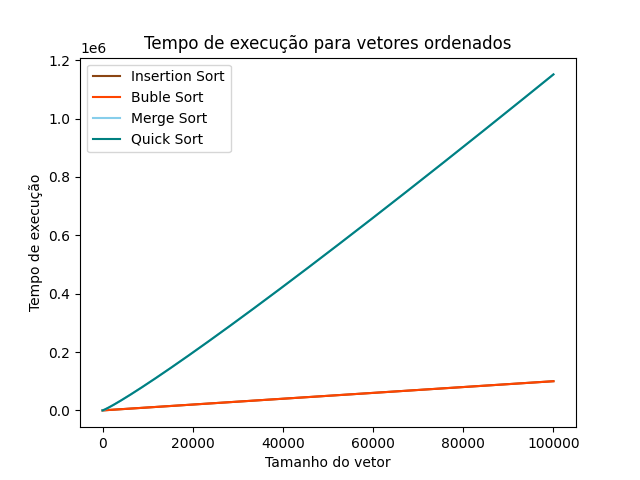

Generate this figure with Python:

import numpy as np
import matplotlib.pyplot as plt



n = [i for i in range(1, 100000)]
colors = ['#8B4513', '#FF4500', '#87CEEB', '#008080']
#Cost for a sorted array
o_insert_sort = n
o_buble_sort = n
o_merge_sort = [i*np.log(i) for i in n]
o_quick_sort = [i*np.log(i) for i in n]

fig, ax = plt.subplots()
ax.plot(n, o_insert_sort, label='Insertion Sort', color=colors[0])
ax.plot(n, o_buble_sort, label='Buble Sort', color=colors[1])
ax.plot(n, o_merge_sort, label='Merge Sort', color=colors[2])
ax.plot(n, o_quick_sort, label='Quick Sort', color=colors[3])
ax.set_xlabel('Tamanho do vetor')
ax.set_ylabel('Tempo de execução')
ax.set_title('Tempo de execução para vetores ordenados')
ax.legend()
plt.savefig('graph_order.png')

#Cost for a reverse-sorted array
i_insert_sort = [i**2 for i in n]
i_buble_sort = [i**2 for i in n]
i_merge_sort = [i*np.log(i) for i in n]
i_quick_sort = [i**2 for i in n]

fig, ax = plt.subplots()
ax.plot(n, i_insert_sort, label='Insertion Sort', color=colors[0])
ax.plot(n, i_buble_sort, label='Buble Sort', color=colors[1])
ax.plot(n, i_merge_sort, label='Merge Sort', color=colors[2])
ax.plot(n, i_quick_sort, label='Quick Sort', color=colors[3])
ax.set_xlabel('Tamanho do vetor')
ax.set_ylabel('Tempo de execução')
ax.set_title('Tempo de execução para vetores inversamnete ordenados')
ax.legend()
plt.savefig('graph_inverse_order.png')

#Cost for an unordered vector.
insert_sort = [i**2 for i in n]
buble_sort = [i**2 for i in n]
merge_sort = [i*np.log(i) for i in n]
quick_sort = [i*np.log(i) for i in n]

fig, ax = plt.subplots()
ax.plot(n, insert_sort, label='Insertion Sort', color=colors[0])
ax.plot(n, buble_sort, label='Buble Sort', color=colors[1])
ax.plot(n, merge_sort, label='Merge Sort', color=colors[2])
ax.plot(n, quick_sort, label='Quick Sort', color=colors[3])
ax.set_xlabel('Tamanho do vetor')
ax.set_ylabel('Tempo de execução')
ax.set_title('Tempo de execução para vetores inversamnete ordenados')
ax.legend()
plt.savefig('graph.png')